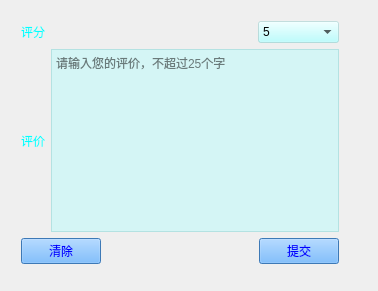
<?xml version="1.0" encoding="UTF-8"?>
<ui version="4.0">
 <class>AddComment</class>
 <widget class="QWidget" name="AddComment">
  <property name="geometry">
   <rect>
    <x>0</x>
    <y>0</y>
    <width>378</width>
    <height>291</height>
   </rect>
  </property>
  <property name="windowTitle">
   <string>添加评论</string>
  </property>
  <property name="windowIcon">
   <iconset>
    <normaloff>G:/VideoOfYouTube/评论.png</normaloff>G:/VideoOfYouTube/评论.png</iconset>
  </property>
  <widget class="QWidget" name="layoutWidget">
   <property name="geometry">
    <rect>
     <x>10</x>
     <y>10</y>
     <width>340</width>
     <height>265</height>
    </rect>
   </property>
   <layout class="QVBoxLayout" name="verticalLayout_2">
    <item>
     <layout class="QVBoxLayout" name="verticalLayout">
      <item>
       <layout class="QHBoxLayout" name="horizontalLayout">
        <item>
         <widget class="QLabel" name="label">
          <property name="styleSheet">
           <string notr="true">color: rgb(0, 255, 255);
font: 10pt &quot;微软雅黑&quot;;</string>
          </property>
          <property name="text">
           <string>评分</string>
          </property>
         </widget>
        </item>
        <item>
         <spacer name="horizontalSpacer">
          <property name="orientation">
           <enum>Qt::Horizontal</enum>
          </property>
          <property name="sizeHint" stdset="0">
           <size>
            <width>40</width>
            <height>20</height>
           </size>
          </property>
         </spacer>
        </item>
        <item>
         <widget class="QComboBox" name="scorecombo">
          <property name="minimumSize">
           <size>
            <width>81</width>
            <height>0</height>
           </size>
          </property>
          <property name="styleSheet">
           <string notr="true">font: 10pt &quot;微软雅黑&quot;;
background-color: rgba(170, 255, 255, 100);</string>
          </property>
          <item>
           <property name="text">
            <string>5</string>
           </property>
          </item>
          <item>
           <property name="text">
            <string>4</string>
           </property>
          </item>
          <item>
           <property name="text">
            <string>3</string>
           </property>
          </item>
          <item>
           <property name="text">
            <string>2</string>
           </property>
          </item>
          <item>
           <property name="text">
            <string>1</string>
           </property>
          </item>
         </widget>
        </item>
       </layout>
      </item>
      <item>
       <layout class="QHBoxLayout" name="horizontalLayout_2">
        <item>
         <widget class="QLabel" name="label_2">
          <property name="styleSheet">
           <string notr="true">color: rgb(0, 255, 255);
font: 10pt &quot;微软雅黑&quot;;</string>
          </property>
          <property name="text">
           <string>评价</string>
          </property>
         </widget>
        </item>
        <item>
         <widget class="QTextEdit" name="commentEdit">
          <property name="styleSheet">
           <string notr="true">background-color: rgba(170, 255, 255, 100);</string>
          </property>
          <property name="placeholderText">
           <string>请输入您的评价，不超过25个字</string>
          </property>
         </widget>
        </item>
       </layout>
      </item>
     </layout>
    </item>
    <item>
     <layout class="QHBoxLayout" name="horizontalLayout_3">
      <item>
       <widget class="QPushButton" name="pushButton_2">
        <property name="styleSheet">
         <string notr="true">background-color: rgb(85, 170, 255);
color: rgb(0, 0, 255);</string>
        </property>
        <property name="text">
         <string>清除</string>
        </property>
        <property name="icon">
         <iconset>
          <normaloff>G:/VideoOfYouTube/清除.png</normaloff>G:/VideoOfYouTube/清除.png</iconset>
        </property>
       </widget>
      </item>
      <item>
       <spacer name="horizontalSpacer_2">
        <property name="orientation">
         <enum>Qt::Horizontal</enum>
        </property>
        <property name="sizeHint" stdset="0">
         <size>
          <width>40</width>
          <height>20</height>
         </size>
        </property>
       </spacer>
      </item>
      <item>
       <widget class="QPushButton" name="pushButton">
        <property name="styleSheet">
         <string notr="true">background-color: rgb(85, 170, 255);
color: rgb(0, 0, 255);</string>
        </property>
        <property name="text">
         <string>提交</string>
        </property>
        <property name="icon">
         <iconset>
          <normaloff>G:/VideoOfYouTube/提交 (1).png</normaloff>G:/VideoOfYouTube/提交 (1).png</iconset>
        </property>
       </widget>
      </item>
     </layout>
    </item>
   </layout>
  </widget>
  <widget class="QLabel" name="label_3">
   <property name="geometry">
    <rect>
     <x>-9</x>
     <y>-6</y>
     <width>451</width>
     <height>361</height>
    </rect>
   </property>
   <property name="text">
    <string/>
   </property>
   <property name="pixmap">
    <pixmap>C:/Users/wx/Pictures/pixiv/u=1922929558,2025968276&amp;fm=26&amp;fmt=auto&amp;gp=0.webp</pixmap>
   </property>
   <property name="scaledContents">
    <bool>true</bool>
   </property>
  </widget>
  <zorder>label_3</zorder>
  <zorder>layoutWidget</zorder>
 </widget>
 <layoutdefault spacing="6" margin="11"/>
 <resources/>
 <connections/>
</ui>
